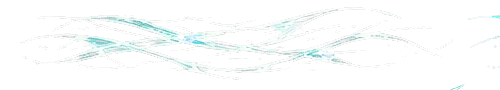
#> input picture packages/site/src/assets/lucy/fx/lucy-caustics-cyan.webp, 500 x 90 px, given in place of cutout-alpha.png, which was not available
$ python lucy-derivatives-export.py
#> lines starting #> are read from the running program, lines starting #| are printed output that depends on the picture; after the words box and inside, x2 and y2 are one past the last pixel; in counts of white or black regions, pixels touching at a corner belong together; pictures that were not available may be replaced by others from this repository, and a replacement may not be noted
#!/usr/bin/env python3
"""Deterministic social, mobile, identity, and assembly exports for Lucy."""
from __future__ import annotations
import json
import os
import subprocess
import tempfile
from pathlib import Path
import numpy as np
from PIL import Image, ImageDraw, ImageOps

ROOT = Path.cwd()
WEBP = {"format": "WEBP", "lossless": True, "method": 6}
OUT = "packages/site/src/assets/lucy"
WORK = "packages/site/assets/workbench/lucy/DERIVATIVES"

def p(rel): return ROOT / rel
def load(rel): return Image.open(p(rel)).convert("RGBA")
#> returned value is the input picture: PIL image 500x90 RGBA; mean R, G, B, A 26.1, 30.5, 30.2, 20.1
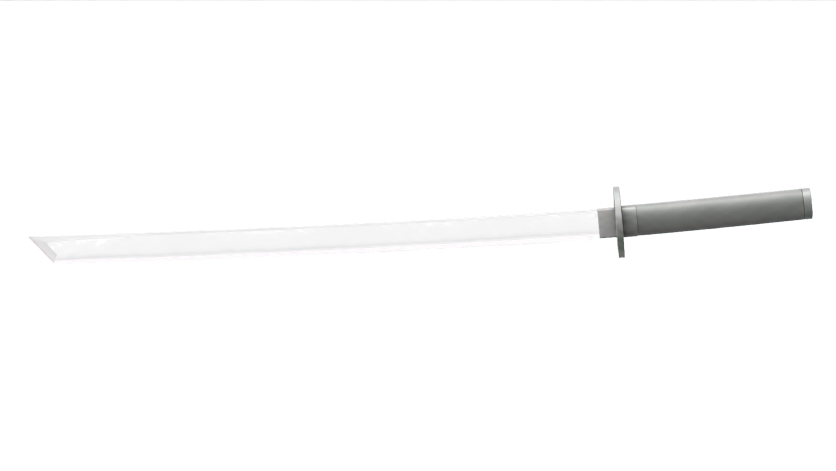
#> input picture packages/site/src/assets/lucy/components/katana/lucy-katana-neutral-steel.webp, 1672 x 941 px, given in place of cutout-alpha.png, which was not available (shown at 1/2 size)
#> in load, returned value is the input picture: PIL image 1672x941 RGBA; mean R, G, B, A 13, 13.7, 13, 6
# [13 lines left out: function save, not called in this run]
def png(image, rel):
    target = p(rel); target.parent.mkdir(parents=True, exist_ok=True); image.save(target, format="PNG", optimize=True)
def contain(image, size): return ImageOps.contain(image, size, Image.Resampling.LANCZOS)
def put(canvas, image, xy): canvas.alpha_composite(image, xy)

def key_green(image):
    arr = np.array(image, dtype=np.uint8); rgb = arr[:, :, :3].astype(np.float32)
#> after `rgb = arr[:, :, :3].astype(np.float32)`:
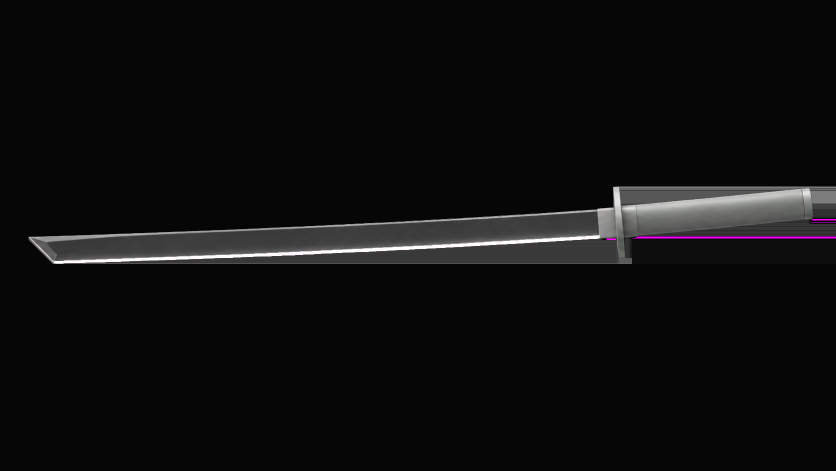
#> rgb: shape (941, 1672, 3) float32 (shown at 1/2 size); mean R, G, B 12.5, 13.7, 12.5
    d = np.sqrt(rgb[:, :, 0] ** 2 + (rgb[:, :, 1] - 255) ** 2 + rgb[:, :, 2] ** 2)
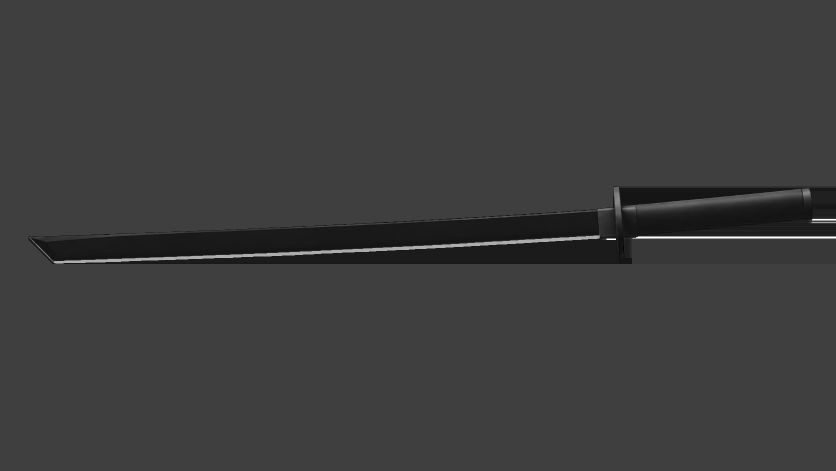
#> d: shape (941, 1672) float32 (shown at 1/2 size); min 185.8, max 441.7, mean 247.1; drawn with min black and max white
    a = np.where(d <= 100, 0, np.where(d < 250, np.rint((d - 100) * 255 / 150), 255)).astype(np.uint8)
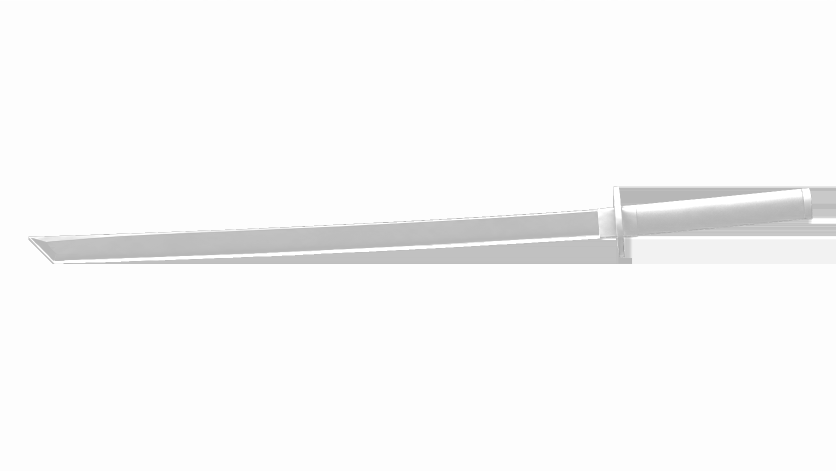
#> a: shape (941, 1672) (shown at 1/2 size); min 146, max 255, mean 248.2
    edge = (d < 280) & (rgb[:, :, 1] > np.maximum(rgb[:, :, 0], rgb[:, :, 2]))
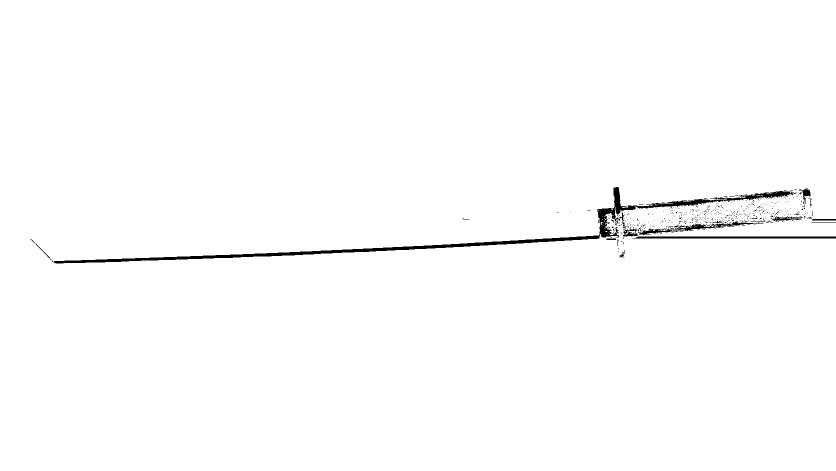
#> edge: shape (941, 1672) bool (shown at 1/2 size); 98.9% white; 562 black regions (549 under 20 px), largest, box (x1, y1, x2, y2) and area: (60, 374, 1271, 527) 8867, (1272, 382, 1592, 417) 2290, (1265, 473, 1672, 477) 1602
    arr[:, :, 1][edge] = np.maximum(arr[:, :, 0][edge], arr[:, :, 2][edge])
    arr[:, :, :3][a == 0] = 0; arr[:, :, 3] = a
#> after `arr[:, :, 3] = a`:
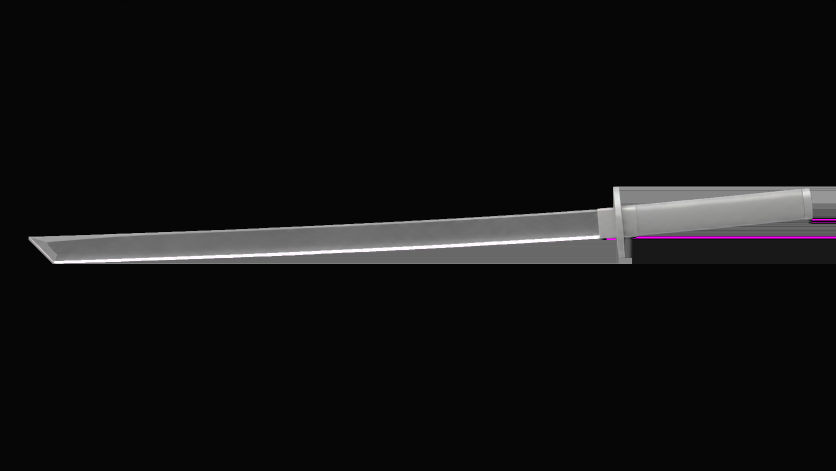
#> arr: shape (941, 1672, 4) (shown at 1/2 size); mean R, G, B, A 13, 12.7, 13, 248.2; transparent parts drawn white
    return Image.fromarray(arr, "RGBA")

# [14 lines left out: functions bg, checker, not called in this run]

def invert(image):
    arr = np.array(image, dtype=np.uint8); arr[:, :, :3] = 255-arr[:, :, :3]; return Image.fromarray(arr, "RGBA")
def audit(image):
    arr=np.array(image.convert("RGBA"),dtype=np.uint8); a=arr[:,:,3]; zero=a==0
    return {"width":image.width,"height":image.height,"has_alpha":bool(np.any(a<255)),"transparent":int(np.count_nonzero(zero)),"partial":int(np.count_nonzero((a>0)&(a<255)))}

ultra = load("packages/site/assets/workbench/lucy/GEN-01/cutout-alpha.png")
heaven = load("packages/site/assets/workbench/lucy/GEN-02/cutout-alpha.png")
zero = key_green(load(f"{OUT}/states/lucy-zero.webp"))
assets = {
#> (the run stopped early here; a loop or call above may not have finished)
